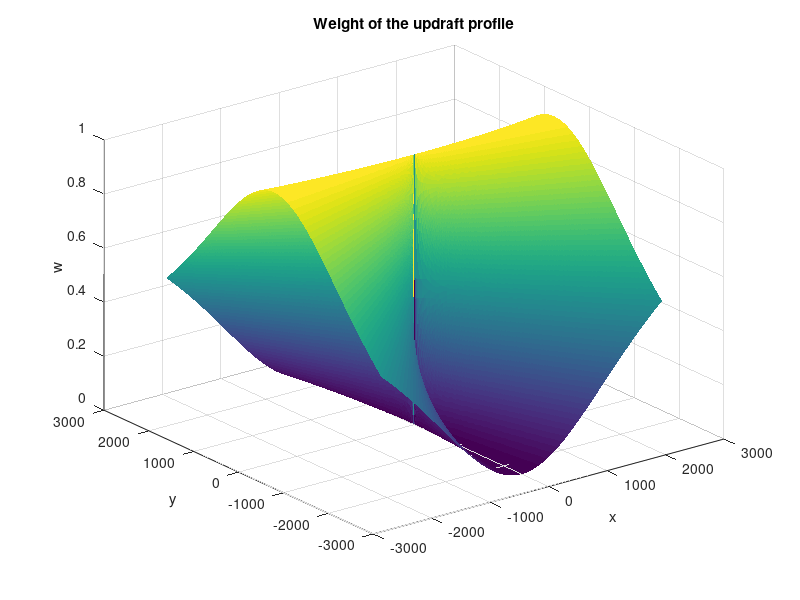
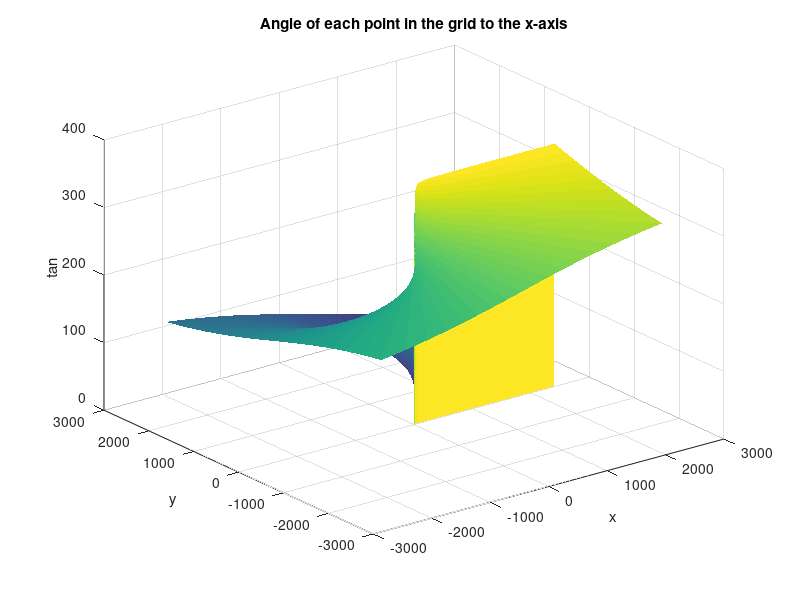
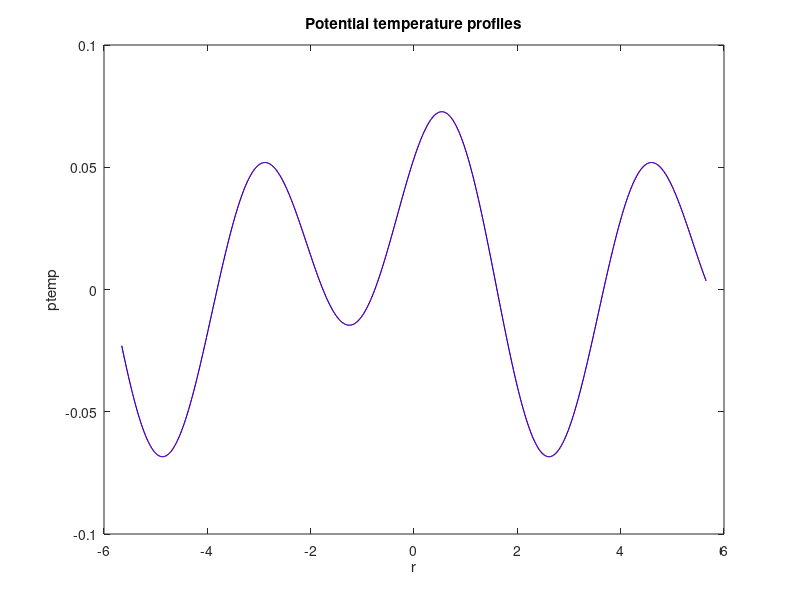
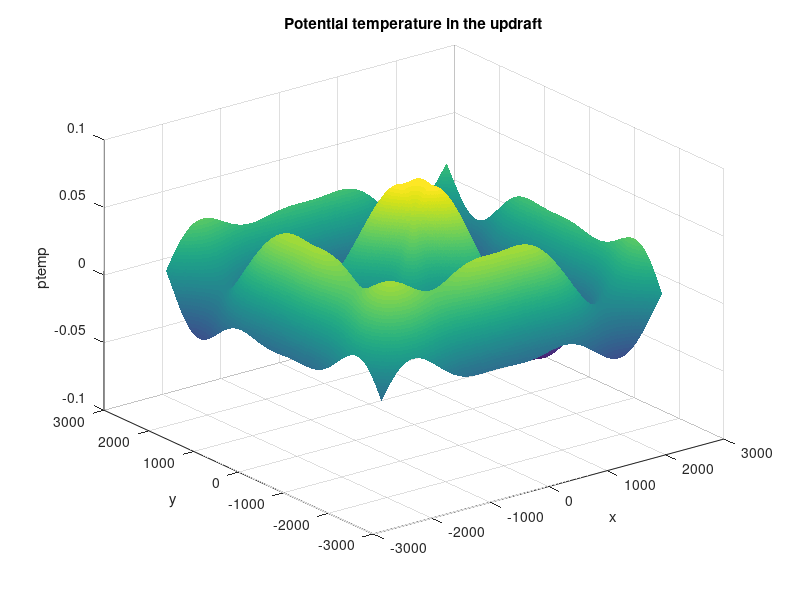

These figures' MATLAB source, in order:
% This script tests out two ways of extrapolating the linear profile of
% potential temperature into 2D space. The first method is to manually average the
% two profiles based on the angle the gliders makes with the updraft.
% The second method is to use the griddata function to interpolate 
% the values of potential temperature at any point in the updraft. 

close all

% Method 1: Manual averaging of the two profiles based on the angle of the glider
% Load coefficients of the linear profile of potential temperature
load("coeff_uw.mat");
load("coeff_cw.mat");

uw = coeff_uw(1,:);
cw = coeff_cw(1,:);

% Declare functions of potential temperature
ptemp_uw = @(r) uw(1) + uw(2)*cos(r*uw(6)) + uw(3)*sin(r*uw(6)) + uw(4)*cos(2*r*uw(6)) + uw(5)*sin(2*r*uw(6));
ptemp_cw = @(r) cw(1) + cw(2)*cos(r*cw(6)) + cw(3)*sin(r*cw(6)) + cw(4)*cos(2*r*cw(6)) + cw(5)*sin(2*r*cw(6));

% Define updraft radius, position, and orientation in degrees
radius = 600; % meters
pos = [0, 0]; % [x, y] (x is north, y is east)
ori = 0; % degrees (0 is north, 90 is east)

% Create grid of query points [xq,yq] centered at the updraft
[xq,yq] = meshgrid(pos(1)-radius*4:5:pos(1)+radius*4,pos(2)-radius*4:5:pos(2)+radius*4);

% Calculate the relative distance of each point in the grid to the updraft
r = sqrt((xq-pos(1)).^2 + (yq-pos(2)).^2);

% Calculate the angle of each point in the grid to the x-axis
tan = atan2d(yq-pos(2), xq-pos(1));
tan(tan < 0) = tan(tan < 0) + 360;

% Calculate the angle of each point in the grid to the updraft
theta = tan - ori;

% Calculate the potential temperature at each point in the grid
ptemp = cos(theta/180*pi).^2 .*ptemp_uw(r./radius .*cos(theta./180*pi)) + sin(theta./180*pi).^2 .*ptemp_cw(r./radius .*sin(theta./180*pi));

% Calculate the weights of each profile based on the angle of the glider
w_uw = cos(theta/180*pi).^2;
w_cw = sin(theta/180*pi).^2;

% Plot the weights in the grid
figure
surf(xq,yq,w_uw, 'LineStyle','none')
xlabel('x')
ylabel('y')
zlabel('w')
title('Weight of the updraft profile')

% Plot theta in the grid
figure
surf(xq,yq,theta, 'LineStyle','none')
xlabel('x')
ylabel('y')
zlabel('tan')
title('Angle of each point in the grid to the x-axis')

% Plot ptemp_uw and ptemp_cw
figure
r = -r/radius:0.01:r/radius;
plot(r, ptemp_uw(r), 'r')
hold on
plot(r, ptemp_cw(r), 'b')
hold off
xlabel('r')
ylabel('ptemp')
title('Potential temperature profiles')

% Plot the potential temperature in the grid overlayed with the original uw and cw cross-sections, centered at the updraft
figure
surf(xq,yq,ptemp, 'LineStyle','none')
xlabel('x')
ylabel('y')
zlabel('ptemp')
title('Potential temperature in the updraft')
hold on

% Method 2: Interpolation of the two profiles using griddata %%%%%%%%%%%%%%%%%%%%%%%%
% Get x and y values of the meshgrid separately
x = xq(1,:)';
y = yq(:,1);

% Evaluate the potential temperature at the x and y values
ptemp_x = ptemp_uw(x./radius);
ptemp_y = ptemp_cw(y./radius);

% Build vector for griddata function
x_len = length(x);
x = [x; zeros(length(y), 1)];
y = [zeros(x_len, 1); y];
ptemp = [ptemp_x; ptemp_y];

% Interpolate the values in ptemp to obtain the potential temperature at any point xq,yq in the updraft
ptemp2 = griddata(x,y,ptemp,xq,yq,"linear");

% Plot the interpolated values and the original values as a line plot
figure
surf(xq,yq,ptemp2, 'LineStyle','none')
xlabel('x')
ylabel('y')
zlabel('ptemp')
title('Interpolated values of potential temperature in the updraft')